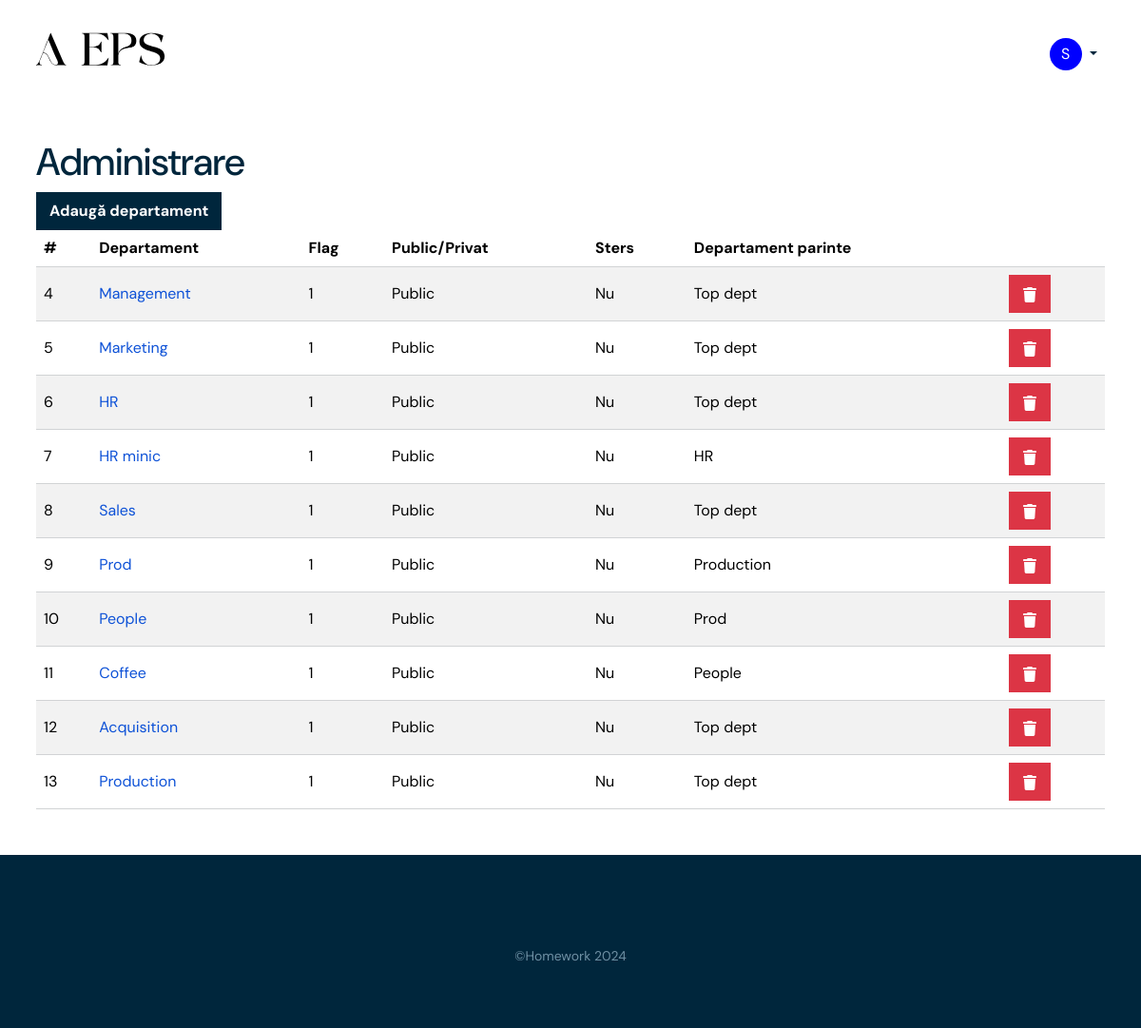
Before: /index.php?view=a_departments_list (signed in) with the older database file.
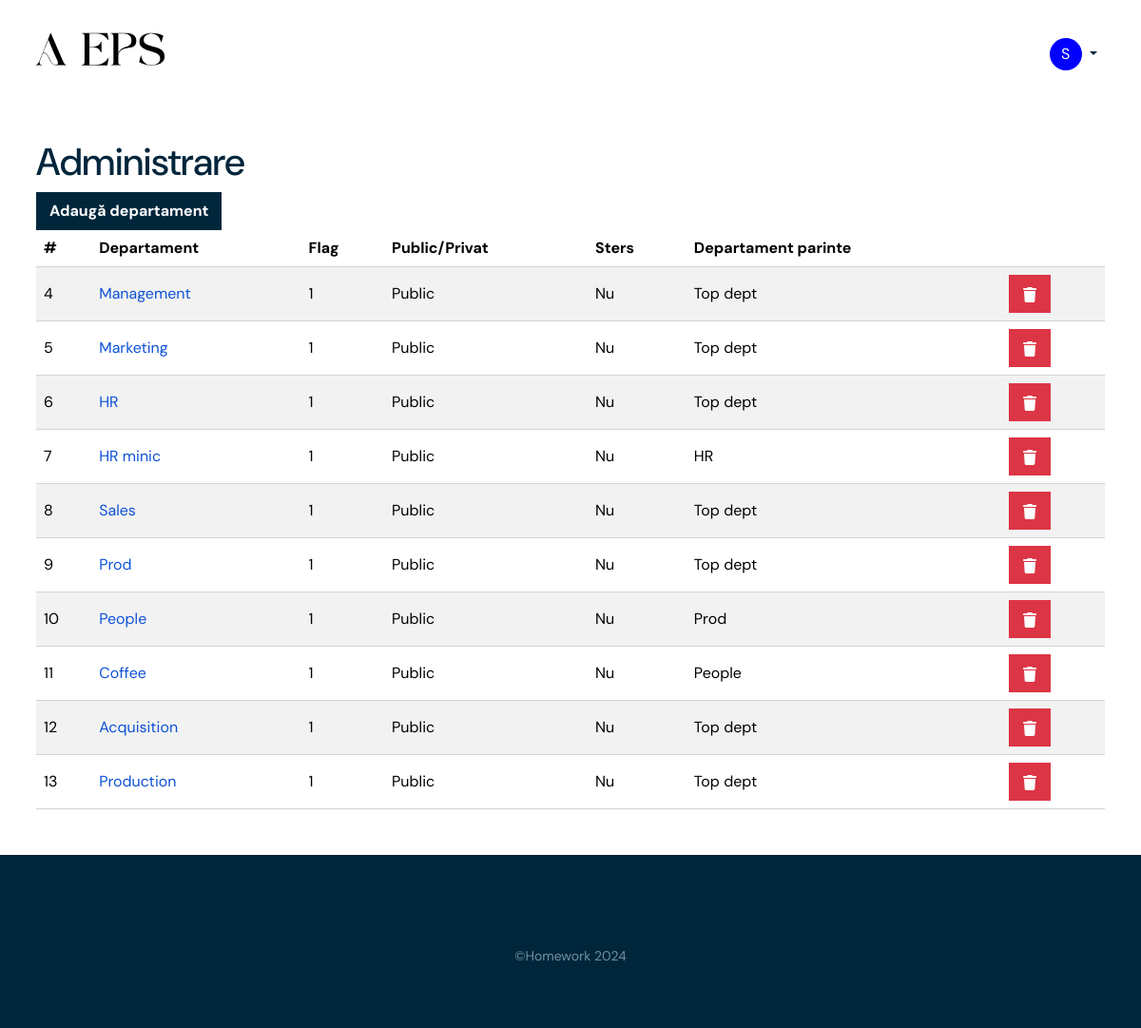
After: the same page with the newer database file.
### tables this page shows
CREATE TABLE `departments` (
  `ID` int(11) NOT NULL,
  `name` varchar(100) NOT NULL,
  `id_parent` int(11) DEFAULT NULL,
  `features` int(11) NOT NULL DEFAULT 0 COMMENT 'published/draft deleted',
  `created_time` datetime NOT NULL DEFAULT current_timestamp(),
  `modified_time` datetime DEFAULT NULL ON UPDATE current_timestamp()
);

### classes/BaseFunctions.php (called while the page is built, shortened)
<?php
class BaseFunctions
{
    protected $db_connection = NULL;
    public $user_is_logged_in = false;
    public $view = "f_index";
    public $rep = array();
    public function __construct(){
        if (isset($_GET['view'])) {
            $this->view=$_GET['view'];
        }
        $this->checkUserLoggedIn();
        if ($this->view=="b_acc_login") {
            if ($this->user_is_logged_in) {
                $this->redirect = $this->buildUrl(array('view'=>"b_acc_dashboard"));
            }
        }elseif ($this->view=="a_departments_list") {
            $this->rep['departments_list'] = $this->departmentsGetList(false);
        }elseif ($this->view=="a_departments_add") {
            $this->pageSel2 = true;
            $this->rep['departments_list'] = $this->departmentsGetList();
        }elseif ($this->view=="f_404") {
            $this->page_title = "404";
            $this->page_description = "Vai! Cum de ai ajuns aici?";
        }elseif ($this->view=="f_departments_list") {
            $this->rep['departments_list'] = $this->departmentsGetChildrenAll();
            $this->rep['tree_view'] = $this->departmentsGenerateTreeView($this->rep['departments_list']);
        }
    }
    protected function checkUserLoggedIn(){
        if (isset($_COOKIE['rememberme'])) {
            $this->loginWithCookieData();
        }elseif (isset($_SESSION['id_user'])&&!empty($_SESSION['id_user'])&&$_SESSION['loggedin']==true) {
            $this->loginWithSessionData();
        }
    }
    protected function setValues( $user ) {
        if ( isset($user->ID) ) {
            $this->email_user = $user->email_user;
        }
    }
    protected function loginWithSessionData() {
        $id_user = $_SESSION['id_user'];
        $user = $this->getUserById($id_user);
        if (isset($user->ID)) {
            $this->user_is_logged_in = true;
        }else {
            $this->doLogout();
        }
    }
    protected function getUserById( $id_user ) {
        if ($this->databaseConnection()) {
            $q = $this->db_connection->prepare("CALL get_user_by_id(:id_user, :hash)");
            $db_secret = DB_SECRET;
            $q->bindParam(":id_user", $id_user, PDO::PARAM_INT);
            $q->bindParam(":hash", $db_secret, PDO::PARAM_STR);
            $q->execute();
            $r = $q->fetchObject();
            return $r;
        }
        return false;
    }
    public function buildUrl( $params ) {
        $view = isset($params['view'])?$params['view']:"";
        switch ($view) {
            case 'a_departments_edit':
                $result = "/index.php?view=".$view."&id_department=".$params['id_department'];
                break;
            default:
                $result = "/index.php?view=".$view;
                break;
        }
        return BASE_URL.$result;
    }
    protected function departmentsGetList($public=true) {
        if ($this->databaseConnection()) {
            if ($public) {
                $qry = "CALL get_departments_public();";
            }else{
                $qry = "CALL get_departments_all();";
            }
            $q = $this->db_connection->prepare($qry);
            $q->execute();
            $r = $q->fetchAll(PDO::FETCH_ASSOC);
            return $r;
        }
        return false;
    }
    protected function databaseConnection(){
        if ($this->db_connection != null) {
            return true;
        } else {
            try {
                $this->db_connection = new PDO('mysql:host='. DB_HOST .';dbname='. DB_NAME . ';charset=utf8', DB_USER, DB_PASS);
                return true;
            } catch (PDOException $e) {
                $_SESSION['msg_errors'][] = MESSAGE_DATABASE_ERROR . $e->getMessage();
            }
        }
        return false;
    }
}

### views/a_departments_list.php (the view, shortened to what this page needs)
<?php include_once('views/_head.php') ?>
<?php include_once('views/_header.php') ?>
	<div class="section hero">
		<div class="container">
			<h1>Administrare</h1>
			<a href="<?php echo $baseFunctions->buildUrl(array('view'=>"a_departments_add")); ?>" class="btn btn-dark">Adaugă departament</a>
			<div class="table-wrap">
				<table class="table table-striped align-middle">
					<thead>
						<tr>
							<th scope="col">#</th>
							<th scope="col">Departament</th>
							<th scope="col">Flag</th>
							<th scope="col">Public/Privat</th>
							<th scope="col">Sters</th>
							<th scope="col">Departament parinte</th>
							<th scope="col">&nbsp;</th>
						</tr>
					</thead>
					<tbody>
						<?php foreach ($baseFunctions->rep['departments_list'] as $dept): ?>
							<tr class="">
								<td><?php echo $dept['ID']; ?></td>
								<td><a href="<?php echo $baseFunctions->buildUrl(array('view'=>'a_departments_edit', 'id_department'=>$dept['ID'])); ?>" class=""><?php echo $dept['name']; ?></a></td>
								<td><?php echo $dept['features']; ?></td>
								<td><?php echo (($dept['features']&1) > 0)?'Public':'Privat'; ?></td>
								<td><?php echo (($dept['features']&2) > 0)?'Da':'Nu'; ?></td>
								<td><?php echo (!empty($dept['parent_name']))?$dept['parent_name']:'Top dept'; ?></td>
								<td class="w-auto">
									<form class="needs-validation d-inline" id="deleteDeptForm" action="" method="post" novalidate>
										<button type="submit" name="deleteDepartment" class="btn btn-danger"><svg width="16" height="16" role="img" aria-label="Danger:"><use xlink:href="#icon-trash"/></svg></button>
									</form>
								</td>
							</tr>
						<?php endforeach ?>
					</tbody>
				</table>
			</div>
		</div>
	</div>
<?php include_once('views/_footer.php') ?>

### index.php (shortened to what this page needs)
<?php
require_once 'classes/BaseFunctions.php';
$baseFunctions = new BaseFunctions();
if ( !empty($baseFunctions->view) ) {
    $view = $baseFunctions->view;
}
$view_file = 'views/'.$view.'.php';
if (file_exists($view_file)) {
    include_once "$view_file";
}else {
    include_once 'views/f_index.php';
}

### views/_head.php (shortened to what this page needs)
<!DOCTYPE html>
<html lang="ro">
<head>
	<link href="<?php echo BASE_URL; ?>/css/bootstrap.min.css" rel="stylesheet">
	<link href="<?php echo BASE_URL; ?>/css/main.css?v=<?php echo $baseFunctions->version; ?>" rel="stylesheet">
</head>
<body>

### views/_header.php (shortened to what this page needs)
<header>
	<nav class="navbar navbar-expand-lg navbar-light bg-transparent">
		<div class="container">
			<a class="navbar-brand" href="<?php echo BASE_URL; ?>/">
			</a>
			<div class="collapse navbar-collapse" id="navbarSupportedContent">
				<ul class="navbar-nav ms-auto me-0 mb-2 mb-lg-0 ">
					<?php if ($baseFunctions->user_is_logged_in): ?>
						<li class="nav-item dropdown">
							<a class="nav-link dropdown-toggle bold" href="#" data-bs-toggle="dropdown" role="button" aria-expanded="false">
								<span class="icon-letter"><?php echo strtoupper(substr($baseFunctions->email_user, 0, 1)); ?></span>
							</a>
						</li>
					<?php endif ?>
				</ul>
			</div>
		</div>
	</nav>
</header>

### views/_footer.php (shortened to what this page needs)
	<footer id="footer">
		<div class="container">
			<div class="copy">&copy;Homework <?php echo date("Y"); ?></div>
		</div>
	</footer>
</body>
</html>

### css/main.css (style rules this page uses)
:root { --aieps-greyblue: #6F90A4; --aieps-greyblue-rgb: 111,144,164; --aieps-blue: #0E52D7; --aieps-blue-rgb: 14,82,215; --aieps-dark: #00263C; --aieps-dark-rgb: 0,38,60; --aieps-pale-bg: #F9F9EE; --aieps-pale-bg-rgb: 249,249,238; --aieps-paleblue: #F5F9FF; --aieps-paleblue-rgb: 245,249,255; --aieps-linegray: #D1D3D5; --aieps-linegray-rgb: 209,211,213; --aieps-white: #FFFFFF; --aieps-white-rgb: 255,255,255; --aieps-darkcerulean: #0C4E74; --aieps-darkcerulean-rgb: 12,78,116; --aieps-prussianblue: #093148; --aieps-prussianblue-rgb: 9,49,72; --aieps-orange: #EB4C1A; --aieps-red: #F5F9FF; --aieps-fineline: #F5F9FF; --aieps-green: #F5F9FF; --aieps-font-body: 'DM Sans'; --aieps-font-title: 'DM Serif Display'; --bs-border-color: var(--aieps-linegray); }
a { color: rgba(var(--aieps-blue-rgb), 1.0); text-decoration: none; }
body { font-family: var(--aieps-font-body); background-color: var(--aieps-white); color: var(--aieps-dark); font-size: 16px; font-weight: 400; line-height: 1.4; }
.container { --bs-gutter-x: 16px; }
.section { padding: 1rem 0; }
@media (min-width: 1200px) { .section { padding: 2rem 0; } }
.btn-dark { --bs-btn-bg: var(--aieps-dark); --bs-btn-border-color: var(--aieps-dark); --bs-btn-hover-bg: #424649; --bs-btn-hover-border-color: #373b3e; --bs-btn-disabled-bg: var(--aieps-greyblue); --bs-btn-disabled-border-color: var(--aieps-greyblue); --bs-btn-disabled-opacity: 1; }
#footer .copy { text-align: center; padding: 10px 0; font-size: .8em; }
.navbar { --bs-navbar-padding-y: 22px; }
.navbar-nav { --bs-nav-link-padding-x: 0; --bs-nav-link-padding-y: 0.5rem; --bs-nav-link-color: var(--aieps-dark); --bs-nav-link-hover-color: rgba(var(--aieps-dark-rgb), 0.8); }
.navbar .nav-item { margin-left: 8px; margin-right: 8px; }
.navbar .nav-item:first-child { margin-left: 0; }
.navbar .nav-item:last-child { margin-right: 0; }
.btn { --bs-btn-padding-x: 13px; --bs-btn-padding-y: 7px; --bs-btn-font-weight: 700; --bs-border-radius: 0; }
.nav-link .icon-letter { width: 34px; height: 34px; display: inline-block; background: blue; border-radius: 50%; text-align: center; color: #fff; line-height: 34px; }
#footer { background-color: var(--aieps-dark); padding-top: 87px; padding-bottom: 56px; }
#footer .copy { text-align: center; font-size: 14px; line-height: 1.3; margin-bottom: 0; color: var(--aieps-greyblue); }
ul { margin-left: 30px; list-style: none; }

Changed rows visible on the page:
changed departments id 9: departments.name "Production" → (not shown); now shows "Top dept"
